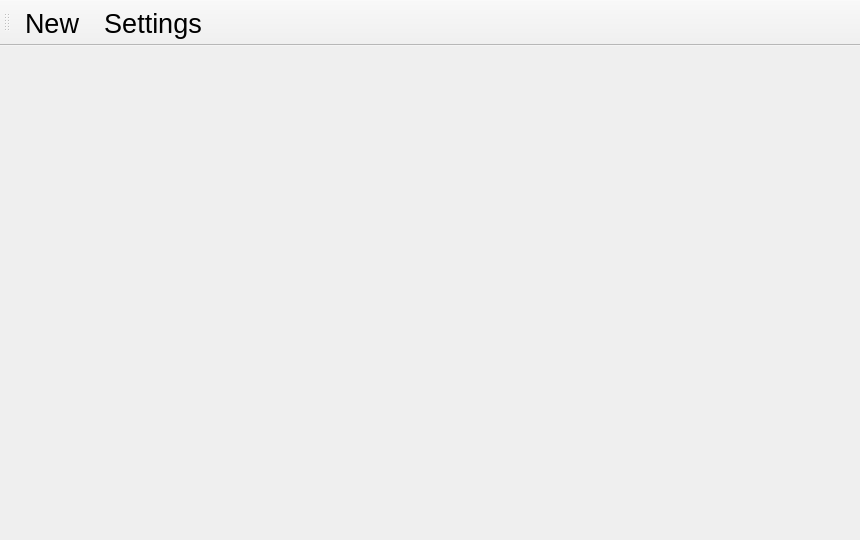
<?xml version="1.0" encoding="UTF-8"?>
<ui version="4.0">
 <class>MainWindow</class>
 <widget class="QMainWindow" name="MainWindow">
  <property name="geometry">
   <rect>
    <x>0</x>
    <y>0</y>
    <width>860</width>
    <height>540</height>
   </rect>
  </property>
  <property name="windowTitle">
   <string>MainWindow</string>
  </property>
  <widget class="QWidget" name="centralwidget">
   <property name="sizePolicy">
    <sizepolicy hsizetype="Preferred" vsizetype="Preferred">
     <horstretch>0</horstretch>
     <verstretch>0</verstretch>
    </sizepolicy>
   </property>
   <property name="maximumSize">
    <size>
     <width>16777215</width>
     <height>16777215</height>
    </size>
   </property>
   <property name="sizeIncrement">
    <size>
     <width>0</width>
     <height>0</height>
    </size>
   </property>
   <property name="baseSize">
    <size>
     <width>6</width>
     <height>0</height>
    </size>
   </property>
   <layout class="QVBoxLayout" name="verticalLayout"/>
  </widget>
  <widget class="QMenuBar" name="menubar">
   <property name="geometry">
    <rect>
     <x>0</x>
     <y>0</y>
     <width>860</width>
     <height>26</height>
    </rect>
   </property>
  </widget>
  <widget class="QToolBar" name="toolBar">
   <property name="windowTitle">
    <string>toolBar</string>
   </property>
   <attribute name="toolBarArea">
    <enum>TopToolBarArea</enum>
   </attribute>
   <attribute name="toolBarBreak">
    <bool>false</bool>
   </attribute>
   <addaction name="actionNew"/>
   <addaction name="actionSettings"/>
  </widget>
  <action name="actionNew">
   <property name="text">
    <string>New</string>
   </property>
   <property name="font">
    <font>
     <pointsize>20</pointsize>
    </font>
   </property>
  </action>
  <action name="actionSettings">
   <property name="text">
    <string>Settings</string>
   </property>
   <property name="font">
    <font>
     <pointsize>20</pointsize>
    </font>
   </property>
  </action>
 </widget>
 <resources/>
 <connections/>
</ui>
